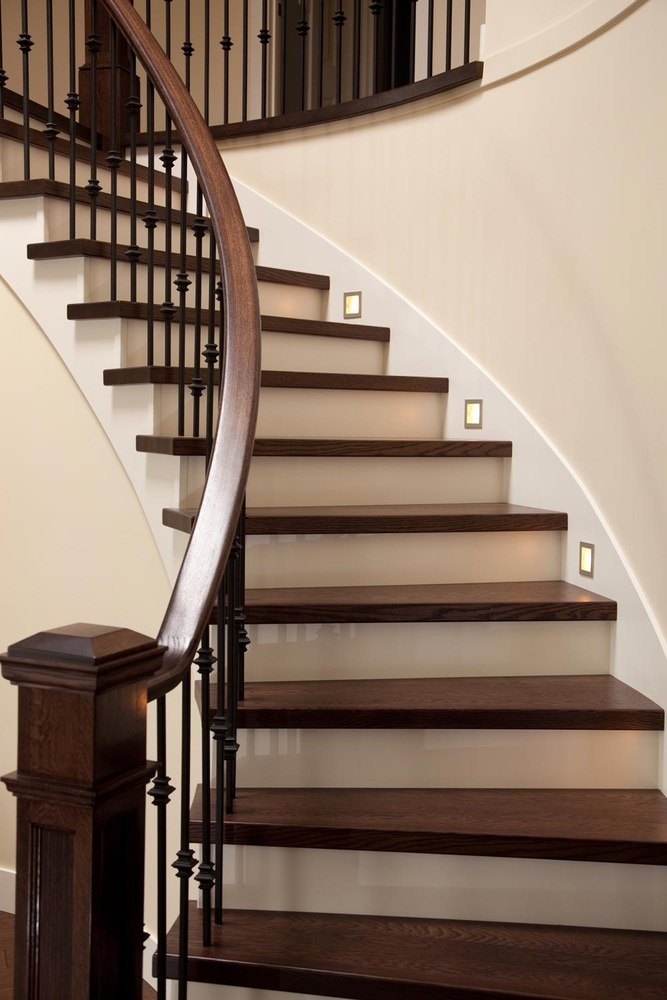
//> input picture data/images/i.jpg, 667 x 1000 px, shrunk from 1000 x 1500 before the run
$ ./Final   (built with g++ and OpenCV 4)
//> lines starting //> are read from the running program, lines starting //| are printed output that depends on the picture; after the words box and inside, x2 and y2 are one past the last pixel; in counts of white or black regions, pixels touching at a corner belong together
/**
 * Sum of appearing lines.
 *
 * We are evaluating the number of steps through multiple images detection functions.
 * The cumulative steps are displayed in the UI.
 *
 * @author : Chansuk
 * @Date : 05/07/2020
 */


#include "opencv2/imgproc.hpp"
#include "opencv2/imgcodecs.hpp"
#include "opencv2/highgui.hpp"
#include <iostream>
#include <stdio.h>
#include <stdlib.h>

using namespace cv;
using namespace std;

Mat img, src, dst, gray, edges, bw, result, img_o, ctrl;

const char* source = "Source";

/**
*
* Pre processing parameters:
*
* @param: operator : Opening - 1: Closing - 2: Gradient - 3: Top Hat - 4: Black Hat | from the morphological transformation
* @param: element: Cross - Rect - Ellipse | modify the shape of the kernel
* @param: kernel size: | self explanatory
*/
int morph_operator = 4;
int morph_elem = 1;
int morph_size = 10;
int hori=0;
int const max_operator = 4;
int const max_elem = 2;
int const max_kernel_size = 21;
int const max_hori = 1;
const char* morph = "Morph";
void Morphology_Operations(int, void*);

/**
*
* Hough transform parameters:
*
* @param: length : minimal length of the line (in pixel)
* @param: gap : maximum gap between each line (in pixel)
* @param: thresh: threshold from the houghP function (pixel value)
*/
int length = 50;
int gap = 5;
int thresh = 170;
const int max_length = 200;
const int max_gap = 200;
const int max_thresh = 255;
const char* standard_name = "Hough Lines";
void Hough(int, void*);

int main(int argc, char** argv) {

	//Loading image from folder
	img = imread("./images/i.jpg");
//> img is the input picture: 1000 rows x 667 cols, CV_8UC3; mean B, G, R 103.2, 118.4, 138.4
	if (img.empty()) {
		std::cout << "Could not open or find the image!\n" << std::endl;
		return EXIT_FAILURE;
	}

	//If any glare shows up, convert it to Lab color.
	cvtColor(img, src, COLOR_RGB2Lab);
//> src: 1000 rows x 667 cols, CV_8UC3; mean of channels 0, 1, 2 121.4, 127.7, 115.1

	//If not pursue with the (Mat) img variable

	//processing
	namedWindow(morph, WINDOW_FREERATIO);
	//imshow(source, img);


	// Trackbar for the morphological operations
	createTrackbar("Operator:\n 0: Opening - 1: Closing  \n 2: Gradient - 3: Top Hat \n 4: Black Hat", morph,
		&morph_operator, max_operator,
		Morphology_Operations);

	createTrackbar("Element:\n 0: Rect - 1: Cross - 2: Ellipse", morph,
		&morph_elem, max_elem,
		Morphology_Operations);

	createTrackbar("Kernel size:\n 2n +1", morph,
		&morph_size, max_kernel_size,
		Morphology_Operations);

	createTrackbar("0: gray 1: hori", morph,
		&hori, max_hori,
		Morphology_Operations);

	Morphology_Operations(0, 0);

	waitKey(0);

	return 0;
}


// Morphological operations with parameters explained above
void Morphology_Operations(int, void*)
{

	// Since MORPH_X : 2,3,4,5 and 6
	int operation = morph_operator + 2;
	Mat element = getStructuringElement(morph_elem, Size(2 * morph_size + 1, 2 * morph_size + 1), Point(morph_size, morph_size));
	morphologyEx(img, dst, operation, element);

	//grey conversion
	if (dst.channels() == 3)
	{
		cvtColor(dst, gray, COLOR_BGR2GRAY);
	}
	else
	{
		gray = dst;
	}
	namedWindow(morph, WINDOW_FREERATIO);
	imshow(morph, gray);

	/*
	*	After processing, we can choose wheter or not to select horizontal lines.
	*/

	//Steps to obtain horizontal lines, from openCV tutorial

	adaptiveThreshold(gray, bw, 255, ADAPTIVE_THRESH_MEAN_C, THRESH_BINARY, 15, -2);
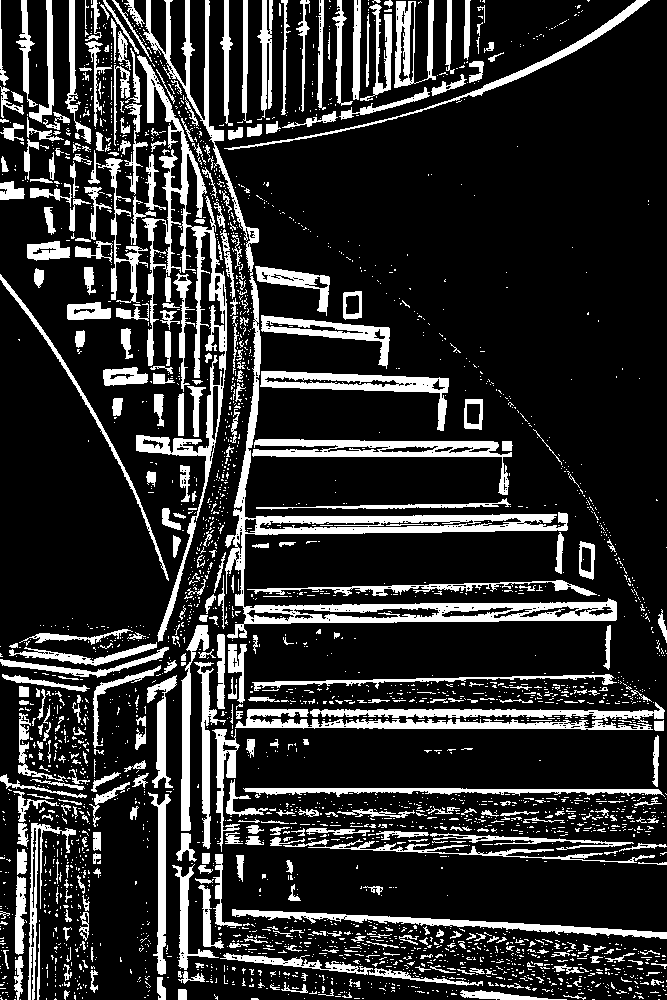
//> bw: 1000 rows x 667 cols, CV_8UC1; 18.3% white; 3051 white regions (2636 under 20 px), largest, box (x1, y1, x2, y2) and area: (143, 0, 617, 639) 14872, (136, 55, 227, 642) 8152, (252, 439, 512, 495) 3470
	// Create the images that will use to extract the horizontal and vertical lines
	Mat horizontal = bw.clone();
	// Specify size on horizontal axis
	int horizontal_size = horizontal.cols / 10;
	// Create structure element for extracting horizontal lines through morphology operations
	Mat horizontalStructure = getStructuringElement(MORPH_RECT, Size(horizontal_size, 1));
	// Apply morphology operations
	erode(horizontal, horizontal, horizontalStructure, Point(-1, -1));
	dilate(horizontal, horizontal, horizontalStructure, Point(-1, -1));
//> horizontal: 1000 rows x 667 cols, CV_8UC1; 2.7% white; 20 white regions, largest, box (x1, y1, x2, y2) and area: (346, 917, 667, 936) 1652, (243, 527, 569, 534) 1571, (245, 617, 618, 623) 1452

	//Step 1
	const char* cut = "cut";
	adaptiveThreshold(horizontal, edges, 255, ADAPTIVE_THRESH_MEAN_C, THRESH_BINARY, 3, -2);
//> edges: 1000 rows x 667 cols, CV_8UC1; 1.4% white in thin lines or dots, all inside (x1, y1, x2, y2) = (233, 331, 667, 1000)
	// Step 2
	Mat kernel = Mat::ones(2, 2, CV_8UC1);
	dilate(edges, edges, kernel);
	// Step 3
	Mat smooth;
	horizontal.copyTo(smooth);
	// Step 4
	blur(smooth, smooth, Size(2, 2));
//> smooth: 1000 rows x 667 cols, CV_8UC1; min 0, max 255, mean 6.9
	// Step 5
	smooth.copyTo(horizontal, edges);

	if (hori) {
		horizontal.copyTo(result);
	}
	else {
		gray.copyTo(result);
	}

	// Detecting the edges in the picture needed for the hough transform
	// If horizontal mat isn't appropriate, pursue with the (Mat) gray variable

	//Trackbar for adjustments in the resulting the hough transform
	namedWindow(standard_name, WINDOW_FREERATIO);
	createTrackbar("Length",
		standard_name, &length, max_length,
		Hough);
	createTrackbar("Gap",
		standard_name, &gap, max_gap,
		Hough);
	createTrackbar("Threshold",
		standard_name, &thresh, max_thresh,
		Hough);

	Hough(0, 0);

}

/** Hough transformation with parameters explained above
*
*/
void Hough(int, void*)
{
	vector<Vec4i> lines;

	Canny(result, edges, 80, 240, 3);
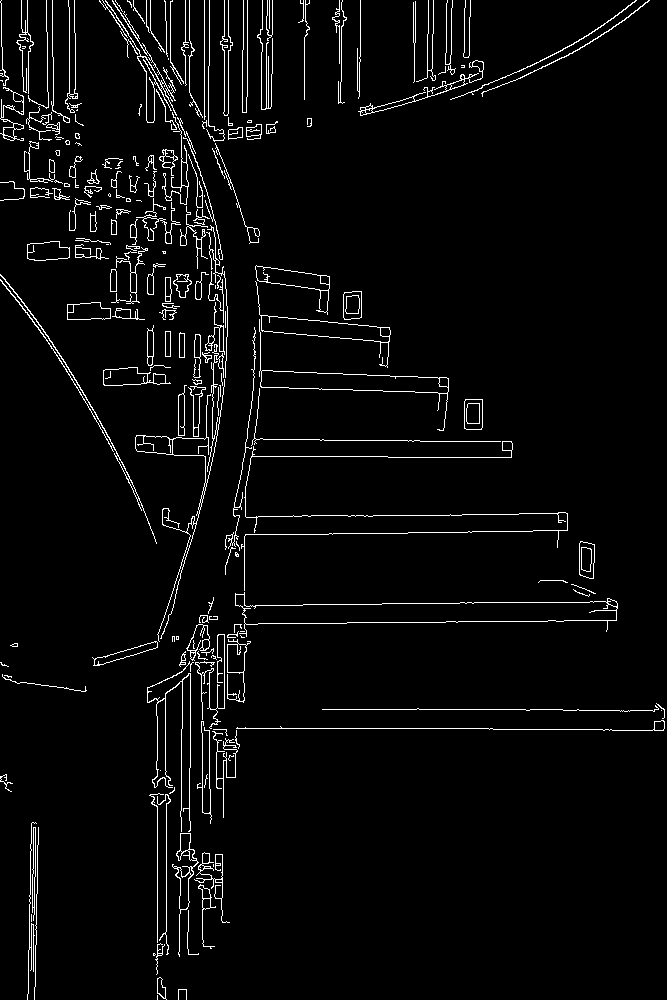
//> edges: 1000 rows x 667 cols, CV_8UC1; 3.6% white in thin lines or dots

	// Converting gray to color image.
	cvtColor(edges, img_o, COLOR_GRAY2BGR);
//> img_o: 1000 rows x 667 cols, CV_8UC3; 3.6% white in thin lines or dots
	cvtColor(edges, ctrl, COLOR_GRAY2BGR);

	// Hough probabilistic function
	HoughLinesP(edges, lines, 10, CV_PI / 180, thresh, length, gap);
//> lines = 20 lines (x1, y1, x2, y2), first 8: [224, 115, 224, 0], [204, 128, 204, 0], [193, 374, 194, 428], [217, 635, 218, 685], [184, 438, 184, 385], [208, 125, 208, 66], [29, 949, 31, 823], [251, 408, 254, 348]

	for (size_t i = 1; i < lines.size(); i++)
	{
		Vec4i l = lines[i];
		line(ctrl, Point(l[0], l[1]), Point(l[2], l[3]), Scalar(0, 0, 255), 3, LINE_AA);
	}
//> this loop made 19 passes
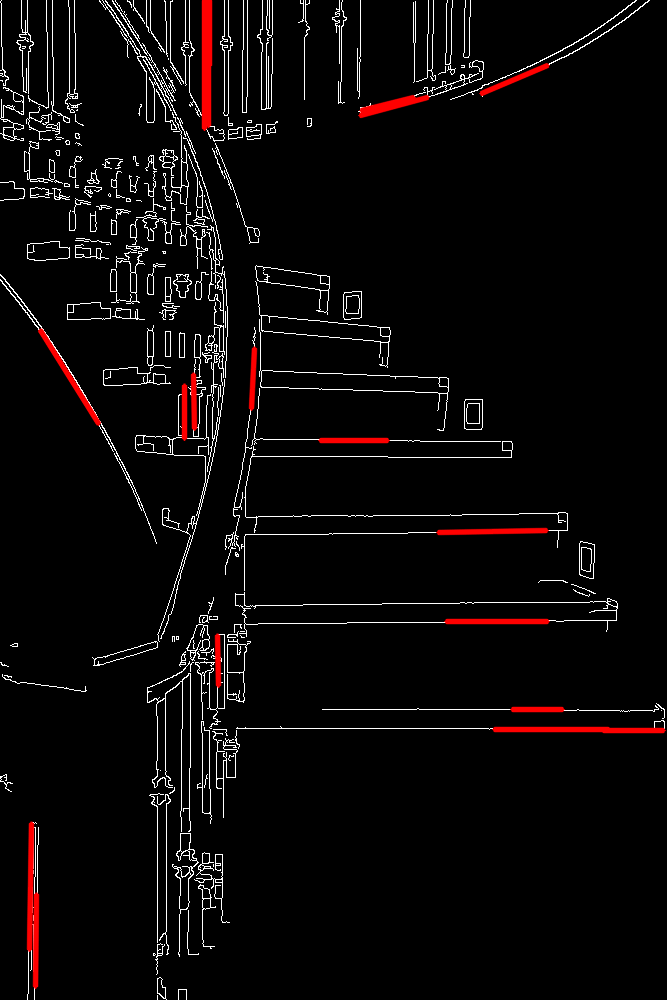
//> ctrl: 1000 rows x 667 cols, CV_8UC3; mean B, G, R 8.4, 8.4, 11.5


	// Hough probabilistic function v2
	HoughLinesP(edges, lines, 1, CV_PI / 180, thresh, length, gap);
//> lines = 23 lines (x1, y1, x2, y2), first 8: [157, 999, 157, 794], [209, 65, 209, 0], [236, 728, 492, 728], [165, 785, 165, 693], [202, 943, 202, 853], [322, 709, 562, 709], [166, 943, 166, 803], [224, 708, 224, 634]

	Vec4i l = lines[0];
//> l = [157, 999, 157, 794]
	line(img_o, Point(0, l[1]), Point(img.cols, l[1]), Scalar(0, 0, 255), 3, LINE_AA);
//> img_o: 1000 rows x 667 cols, CV_8UC3; mean B, G, R 9.1, 9.1, 9.9


	vector<int> lines_keeper;
	lines_keeper.push_back(l[1]);
//> lines_keeper = [999]

	int okey = 1;
	int stair_counter = 1;

	for (size_t i = 1; i < lines.size(); i++)
	{
		Vec4i l = lines[i];
		for (int m : lines_keeper)
		{
			if (abs(m - l[1]) < 10)
				okey = 0;

		}
		if (okey)
		{
			line(img_o, Point(0, l[1]), Point(img.cols, l[1]), Scalar(0, 0, 255), 3, LINE_AA);
			lines_keeper.push_back(l[1]);
			stair_counter++;
		}
		okey = 1;

	}
//> this loop made 22 passes
//> (l, okey) on passes 1 to 8: ([209, 65, 209, 0], 1), ([236, 728, 492, 728], 1), ([165, 785, 165, 693], 1), ([202, 943, 202, 853], 1), ([322, 709, 562, 709], 1), ([166, 943, 166, 803], 0), ([224, 708, 224, 634], 0), ([204, 128, 204, 0], 1)
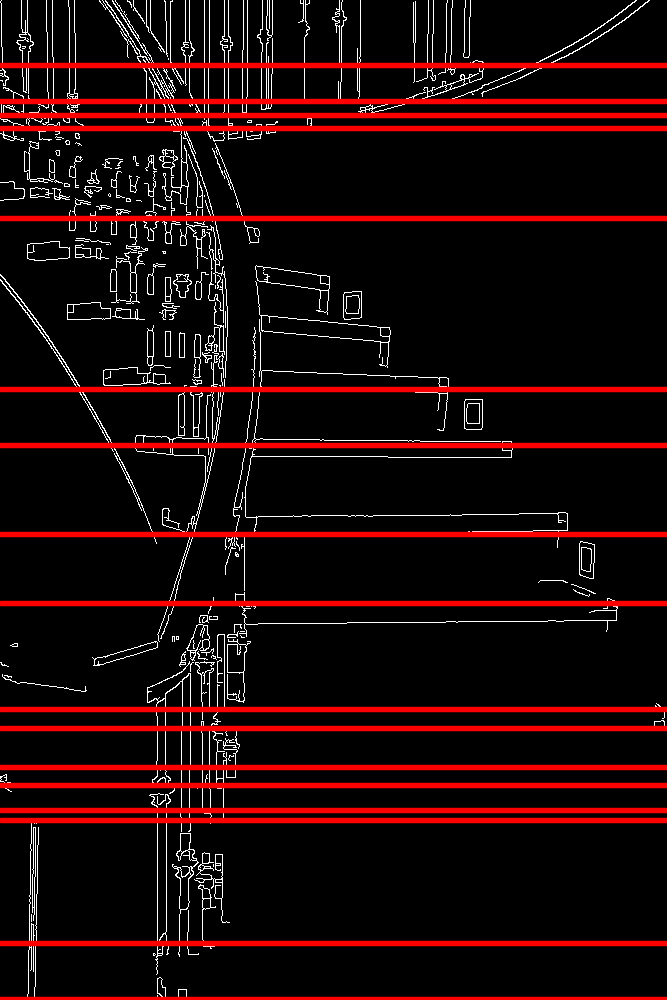
//> img_o: 1000 rows x 667 cols, CV_8UC3; mean B, G, R 7.9, 7.9, 30.9
//> after the loop, okey = 1; stair_counter = 17
	putText(img_o, "Steps number:" + to_string(stair_counter), Point(40, 60), FONT_HERSHEY_DUPLEX, 1.5, Scalar(169, 240, 13), 2);
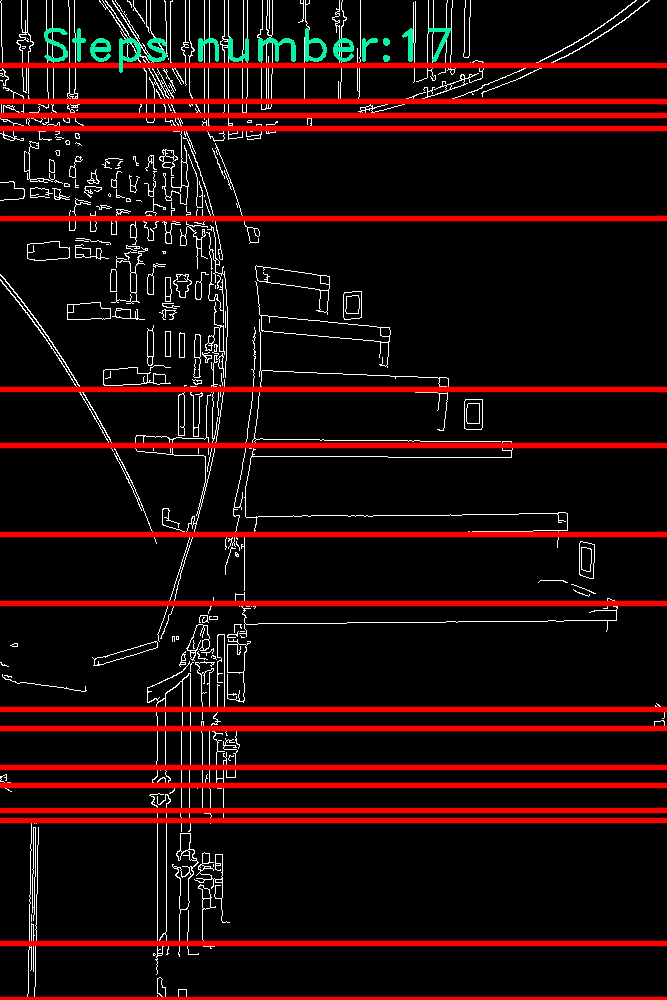
//> img_o: 1000 rows x 667 cols, CV_8UC3; 0.54% of pixels changed, all inside (x1, y1, x2, y2) = (44, 28, 452, 73)
	imshow(standard_name,img_o);
	//imshow("control", control);
}

$ run again, with data/images/a.jpg copied over data/images/i.jpg
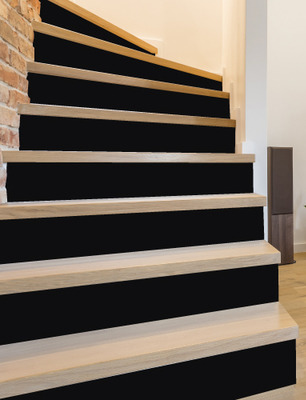
//> input picture data/images/a.jpg, 306 x 400 px
//> img is the input picture: 400 rows x 306 cols, CV_8UC3; mean B, G, R 88, 99.4, 110.8
//> src: 400 rows x 306 cols, CV_8UC3; mean of channels 0, 1, 2 100, 127.3, 120.8
//> bw: 400 rows x 306 cols, CV_8UC1; 14.1% white; 1211 white regions (1087 under 20 px), largest, box (x1, y1, x2, y2) and area: (119, 55, 223, 91) 1406, (57, 6, 158, 56) 1033, (62, 350, 173, 377) 360
//> smooth: 400 rows x 306 cols, CV_8UC1; min 0, max 255, mean 4.1
//> in Hough, `Canny(result, edges, 80, 240, 3);`:
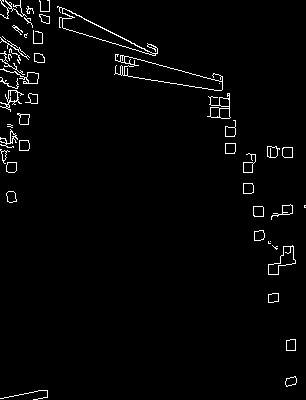
//> edges: 400 rows x 306 cols, CV_8UC1; 2.2% white in thin lines or dots
//> in Hough, `HoughLinesP(edges, lines, 10, CV_PI / 180, thresh, length, gap);`: lines = 1 line (x1, y1, x2, y2): [64, 8, 124, 39]
//> in Hough, `HoughLinesP(edges, lines, 1, CV_PI / 180, thresh, length, gap);`: lines = empty
//> l = [64, 8, 124, 39]
//> lines_keeper = [8]
//> after the loop in Hough, `for (size_t i = 1; i < lines.size(); i++)`: okey = 1
//> in Hough, `putText(img_o, "Steps number:" + to_string(stair_counter), Point(40, 6..`:
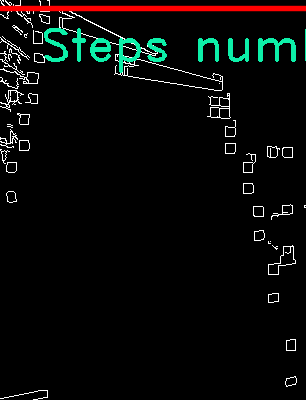
//> img_o: 400 rows x 306 cols, CV_8UC3; mean B, G, R 8.4, 9.7, 8.8
